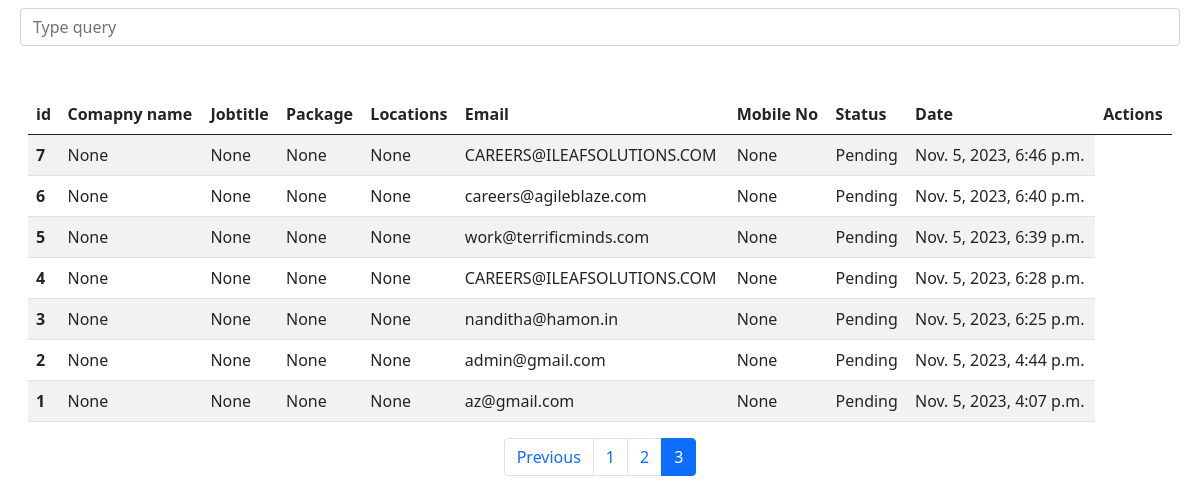
/listmail/?page=3, run on the app's committed database.
### mailer/models.py (models this page shows, shortened)
class Mail(models.Model):
    STATUS_CHOICES = (
        ('Pending', 'Pending'),
        ('Interview Attended', 'Interview Attended'),
        ('Rejected', 'Rejected'),
        ('Completed', 'Completed'),
    )
    mobile_number_regex = RegexValidator(
        regex=r'^\+?91?\d{10}$',
        message="Phone number must be entered in the format: '+919999999999'. 10 digits allowed."
    )
    company = models.CharField(max_length=50, null=True, blank=True)
    email = models.EmailField(null=True, blank=True)
    jobtitle = models.CharField(max_length=100, null=True, blank=True)
    package = models.CharField(max_length=100, null=True, blank=True)
    location = models.TextField(null=True, blank=True)
    mobile_number = models.CharField(max_length=13,null=True, blank=True, validators=[mobile_number_regex])
    description = models.TextField(null=True, blank=True)
    timestamp = models.DateTimeField(auto_now_add=True)
    status = models.CharField(max_length=30, default='Pending', choices=STATUS_CHOICES)

### mailer/views.py (the view)
# urls.py: path('listmail/', ListEmail.as_view(),name='ListEmail'),
class ListEmail(ListView):
    paginate_by = 16
    template_name = 'maillisting.html'
    queryset = Mail.objects.all().order_by('-timestamp')
    def get_context_data(self, **kwargs):
        context = super().get_context_data(**kwargs)
        paginator = Paginator(self.queryset, self.paginate_by)
        page = self.request.GET.get('page')
        mails = paginator.get_page(page)
        context['mails'] = mails
        return context

### templates/maillisting.html (shortened to what this page needs)
<!DOCTYPE html>
<html lang="en">
<head>
    <link href="https://cdn.jsdelivr.net/npm/bootstrap@5.0.2/dist/css/bootstrap.min.css" rel="stylesheet"
>
</head>
<body class="container-fluid">
    <div class="form-outline mt-2 mx-2">
        <input type="search" id="search-input" class="form-control" placeholder="Type query" aria-label="Search" />
      </div>
      <div class="pt-5 mx-3 table-responsive" id="search-results">
        <table class="table table-striped">
            <thead>
                <tr>
                    <th scope="col">id</th>
                    <th scope="col">Comapny name</th>
                    <th scope="col">Jobtitle</th>
                    <th scope="col">Package</th>
                    <th scope="col">Locations</th>
                    <th scope="col">Email</th>
                    <th scope="col">Mobile No</th>
                    <th scope="col">Status</th>
                    <th scope="col">Date</th>
                    <th scope="col">Actions</th>
                </tr>
            </thead>
            <tbody>
                {% for mail in mails %}
                <tr>
                    <th scope="row">{{ mail.id }}</th>
                    <td>{{ mail.company }}</td>
                    <td>{{ mail.jobtitle }}</td>
                    <td>{{ mail.package }}</td>
                    <td>{{ mail.location }}</td>
                    <td>{{ mail.email }}</td>
                    <td>{{ mail.mobile_number }}</td>
                    <td>{{ mail.status }}</td>
                    <td>{{ mail.timestamp }}</td>
                </tr>
                {% endfor %}
            </tbody>
        </table>
        <div class="d-flex justify-content-center align-content-center w-100 ">
            <nav aria-label="Page navigation example">
                <ul class="pagination">
                    {% if mails.has_previous %}
                        <li class="page-item"><a class="page-link" href="?page={{ mails.previous_page_number }}">Previous</a></li>
                    {% endif %}
                    {% for page_num in mails.paginator.page_range %}
                        <li class="page-item {% if page_num == mails.number %}active{% endif %}">
                            <a class="page-link" href="?page={{ page_num }}">{{ page_num }}</a>
                        </li>
                    {% endfor %}
                </ul>
            </nav>
        </div>
    </div>
</body>
</html>

### data on the page
Mail: id "7", company "None", jobtitle "None", package "None", location "None", email "CAREERS@ILEAFSOLUTIONS.COM", mobile_number "None", status "Pending", timestamp "Nov. 5, 2023, 6:46 p.m."
Mail: id "6", company "None", jobtitle "None", package "None", location "None", email "careers@agileblaze.com", mobile_number "None", status "Pending", timestamp "Nov. 5, 2023, 6:40 p.m."
Mail: id "5", company "None", jobtitle "None", package "None", location "None", email "work@terrificminds.com", mobile_number "None", status "Pending", timestamp "Nov. 5, 2023, 6:39 p.m."
Mail: id "4", company "None", jobtitle "None", package "None", location "None", email "CAREERS@ILEAFSOLUTIONS.COM", mobile_number "None", status "Pending", timestamp "Nov. 5, 2023, 6:28 p.m."
Mail: id "3", company "None", jobtitle "None", package "None", location "None", email "nanditha@hamon.in", mobile_number "None", status "Pending", timestamp "Nov. 5, 2023, 6:25 p.m."
Mail: id "2", company "None", jobtitle "None", package "None", location "None", email "admin@gmail.com", mobile_number "None", status "Pending", timestamp "Nov. 5, 2023, 4:44 p.m."
Mail: id "1", company "None", jobtitle "None", package "None", location "None", email "az@gmail.com", mobile_number "None", status "Pending", timestamp "Nov. 5, 2023, 4:07 p.m."

### other printed values
{{ page_num }} "1" "2" "3"
